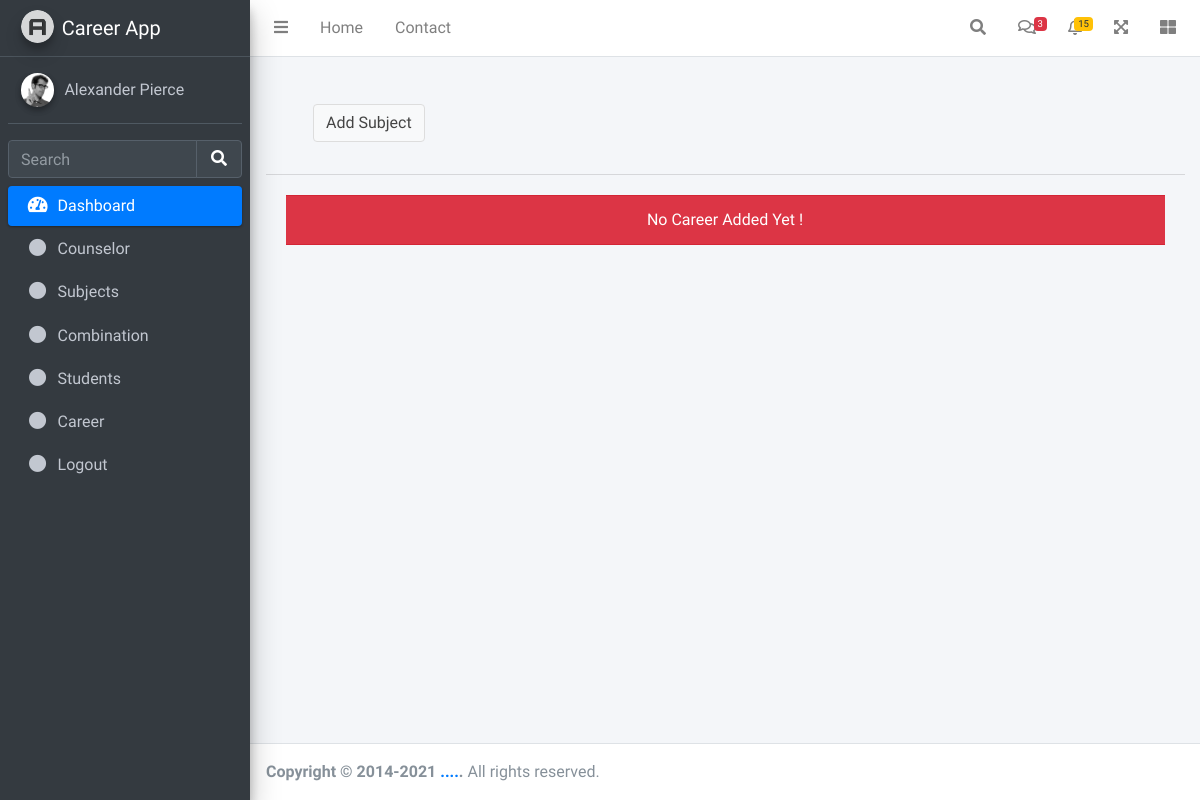
The app's page /subject.php (signed in), older data.
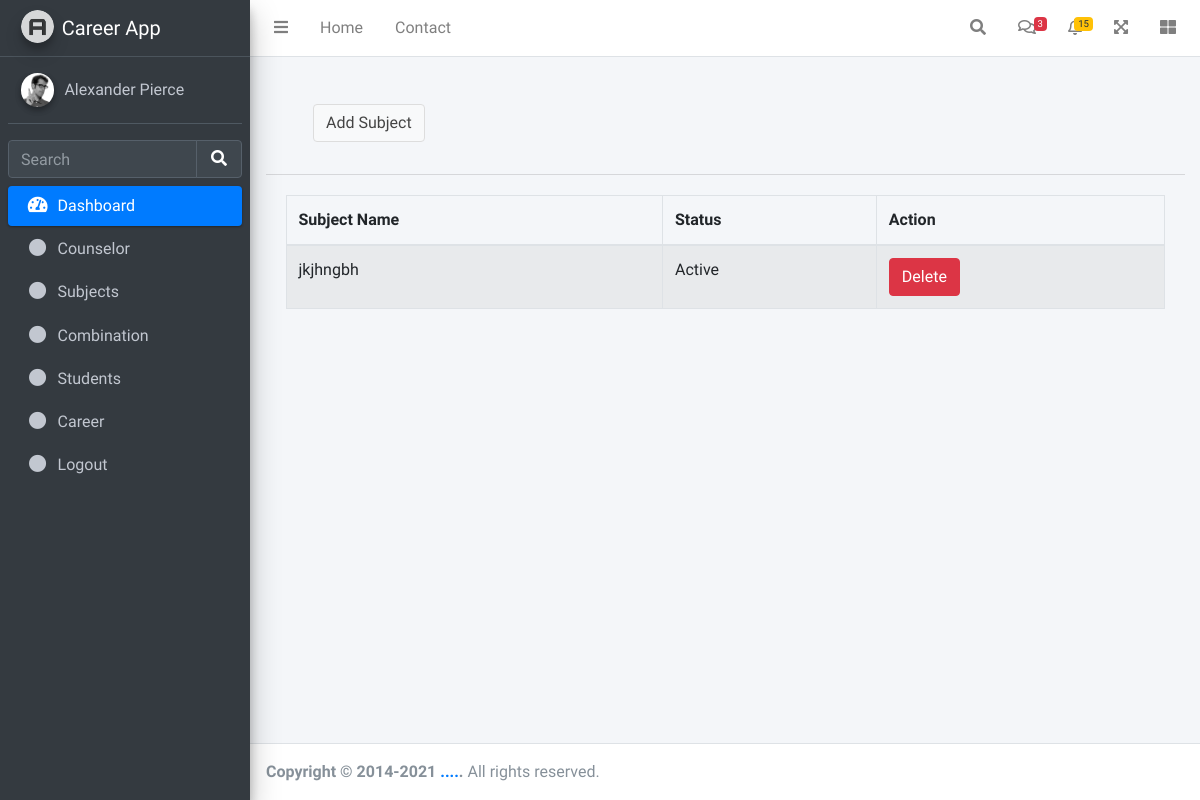
The same page, newer data.
### tables this page shows
CREATE TABLE `subject` (
  `id` int(11) NOT NULL,
  `subject` varchar(50) NOT NULL,
  `status` varchar(50) NOT NULL
);

### subject.php (the view, shortened to what this page needs)
<?php include 'header.php';
include 'root/process.php';
?>
<div class="content-wrapper">
    <section class="content-header">
        <div class="container-fluid">
            <div class="card-header">
                <div class="col-md-12">
                    <div class="card-body">
                        <button type="button" class="btn btn-default" data-toggle="modal" data-target="#modal-default">
                            Add Subject
                        </button>
                    </div>
                </div>
            </div>
            <div class="card-body">
                <div class="table-responsive text-nowrap">
                    <?php $subject = $dbh->query("SELECT * FROM subject ");
                    if ($subject->rowCount() > 0) { ?>
                        <table id="example1" class="table table-bordered table-striped">
                            <thead>
                                <tr>
                                    <th>Subject Name</th>
                                    <th>Status</th>
                                    <th>Action</th>
                                </tr>
                            </thead>
                            <tbody>
                                <?php while ($rx = $subject->fetch(PDO::FETCH_OBJ)) { ?>
                                    <tr>
                                        <td><?= $rx->subject ?></td>
                                        <td><?= $rx->status ?></td>
                                        <td>
                                            <a onclick="return confirm('Do you want to delete this user?');" href="?del-subject=<?= $rx->id ?>" class="btn btn-danger">Delete</a>
                                        </td>
                                    </tr>
                                <?php
                                }
                                ?>
                            </tbody>
                        </table>
                    <?php } else { ?>
                        <div class="row">
                            <div class="col-md-12 alert alert-danger text-center">
                                No Career Added Yet !
                            </div>
                        </div>
                    <?php } ?>
                </div>
            </div>
        </div>
    </section>
</div>
<?php include 'footer.php' ?>
</body>
</html>

### header.php (shortened to what this page needs)
<!DOCTYPE html>
<html lang="en">
<head>
<link rel="stylesheet" href="plugins/fontawesome-free/css/all.min.css">
<link rel="stylesheet" href="code.ionicframework.com/ionicons/2.0.1/css/ionicons.min.css">
<link rel="stylesheet" href="plugins/tempusdominus-bootstrap-4/css/tempusdominus-bootstrap-4.min.css">
<link rel="stylesheet" href="plugins/icheck-bootstrap/icheck-bootstrap.min.css">
<link rel="stylesheet" href="plugins/jqvmap/jqvmap.min.css">
<link rel="stylesheet" href="assets/css/adminlte.min2167.css?v=3.2.0">
<link rel="stylesheet" href="plugins/overlayScrollbars/css/OverlayScrollbars.min.css">
<link rel="stylesheet" href="plugins/daterangepicker/daterangepicker.css">
<link rel="stylesheet" href="plugins/summernote/summernote-bs4.min.css">
<link rel="stylesheet" href="plugins/sweetalert2-theme-bootstrap-4/bootstrap-4.min.css">
<link rel="stylesheet" href="plugins/toastr/toastr.min.css">
<link rel="stylesheet" href="plugins/datatables-bs4/css/dataTables.bootstrap4.min.css">
<link rel="stylesheet" href="plugins/datatables-responsive/css/responsive.bootstrap4.min.css">
<link rel="stylesheet" href="plugins/datatables-buttons/css/buttons.bootstrap4.min.css">
</head>
<body class="hold-transition sidebar-mini layout-fixed">
<div class="wrapper">
<nav class="main-header navbar navbar-expand navbar-white navbar-light">
    <ul class="navbar-nav">
        <li class="nav-item">
            <a class="nav-link" data-widget="pushmenu" href="#" role="button"><i class="fas fa-bars"></i></a>
        </li>
        <li class="nav-item d-none d-sm-inline-block">
            <a href="index" class="nav-link">Home</a>
        </li>
        <li class="nav-item d-none d-sm-inline-block">
            <a href="#" class="nav-link">Contact</a>
        </li>
    </ul>
    <ul class="navbar-nav ml-auto">
        <li class="nav-item">
            <a class="nav-link" data-widget="navbar-search" href="#" role="button">
                <i class="fas fa-search"></i>
            </a>
        </li>
        <li class="nav-item dropdown">
            <a class="nav-link" data-toggle="dropdown" href="#">
                <i class="far fa-comments"></i>
                <span class="badge badge-danger navbar-badge">3</span>
            </a>
        </li>
        <li class="nav-item dropdown">
            <a class="nav-link" data-toggle="dropdown" href="#">
                <span class="badge badge-warning navbar-badge">15</span>
            </a>
        </li>
        <li class="nav-item">
            <a class="nav-link" data-widget="fullscreen" href="#" role="button">
                <i class="fas fa-expand-arrows-alt"></i>
            </a>
        </li>
        <li class="nav-item">
            <a class="nav-link" data-widget="control-sidebar" data-controlsidebar-slide="true" href="#" role="button">
                <i class="fas fa-th-large"></i>
            </a>
        </li>
    </ul>
</nav>
<aside class="main-sidebar sidebar-dark-primary elevation-4">
    <a href="index" class="brand-link">
        <img src="assets/img/AdminLTELogo.png" alt="AdminLTE Logo" class="brand-image img-circle elevation-3" style="opacity: .8">
        <span class="brand-text font-weight-light">Career App</span>
    </a>
    <div class="sidebar">
        <div class="user-panel mt-3 pb-3 mb-3 d-flex">
            <div class="image">
                <img src="assets/img/user2-160x160.jpg" class="img-circle elevation-2" alt="User Image">
            </div>
            <div class="info">
                <a href="#" class="d-block">Alexander Pierce</a>
            </div>
        </div>
        <div class="form-inline">
            <div class="input-group" data-widget="sidebar-search">
                <input class="form-control form-control-sidebar" type="search" placeholder="Search" aria-label="Search">
                <div class="input-group-append">
                    <button class="btn btn-sidebar">
                        <i class="fas fa-search fa-fw"></i>
                    </button>
                </div>
            </div>
        </div>
        <nav class="mt-2">
            <ul class="nav nav-pills nav-sidebar flex-column" data-widget="treeview" role="menu" data-accordion="false">
                <li class="nav-item menu-open">
                    <a href="index" class="nav-link active">
                        <i class="nav-icon fas fa-tachometer-alt"></i>
                        <p>
                            Dashboard
                        </p>
                    </a>
                <li class="nav-item">
                    <a href="counselor" class="nav-link">
                        <i class="fas fa-circle nav-icon"></i>
                        <p>Counselor</p>
                    </a>
                </li> <li class="nav-item">
                    <a href="subject" class="nav-link">
                        <i class="fas fa-circle nav-icon"></i>
                        <p>Subjects</p>
                    </a>
                </li>
                </li> <li class="nav-item">
                    <a href="subject" class="nav-link">
                        <i class="fas fa-circle nav-icon"></i>
                        <p>Combination</p>
                    </a>
                </li>
                <li class="nav-item">
                    <a href="student" class="nav-link">
                        <i class="fas fa-circle nav-icon"></i>
                        <p>Students</p>
                    </a>
                </li>
                <li class="nav-item">
                    <a href="career" class="nav-link">
                        <i class="fas fa-circle nav-icon"></i>
                        <p>Career</p>
                    </a>
                </li>
                <li class="nav-item">
                    <a href="logout" class="nav-link" >
                        <i class="fas fa-circle nav-icon"></i>
                        <p>Logout</p>
                    </a>
                </li>
            </ul>
        </nav>
    </div>
</aside>

### footer.php (shortened to what this page needs)
<footer class="main-footer">
    <strong>Copyright &copy; 2014-2021 <a href="">....</a>.</strong>
    All rights reserved.
</footer>
</div>
</body>
</html>

Row changes from the older to the newer data that the page shows:
added subject: subject "jkjhngbh", status "Active"
Text that changed along with them:
text no longer shown: "No Career Added Yet !"
text now shown: "Subject Name Status Action"
